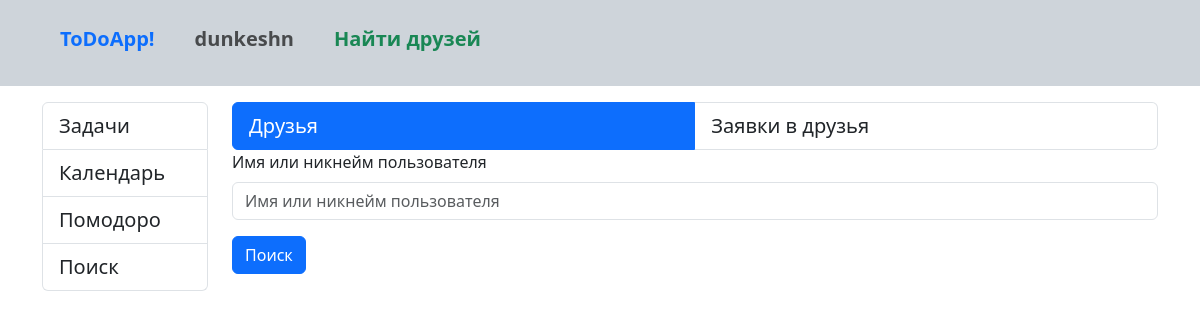
The page /friends/2 (signed in) on the database as committed earlier.
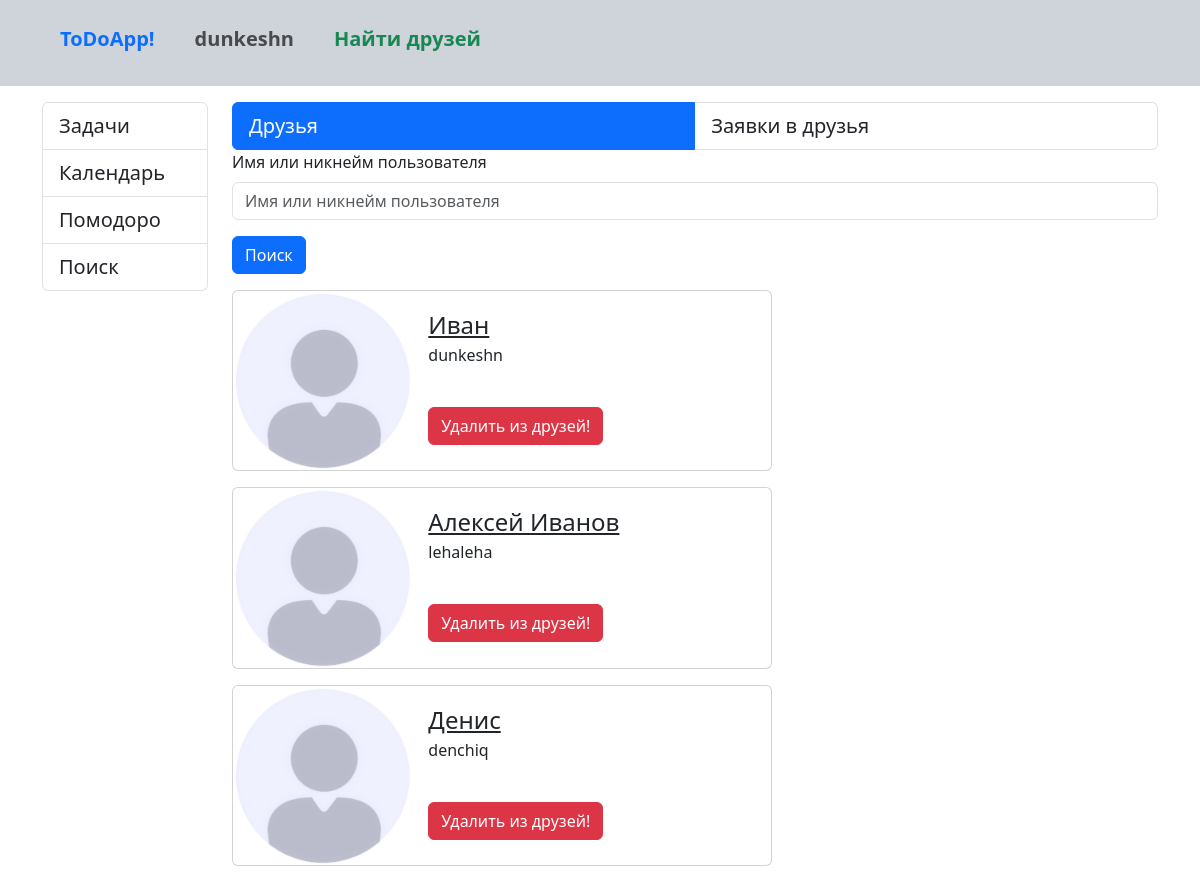
The same page on the database as committed later.
### core/models.py (models this page shows, shortened)
class Users(AbstractUser):
    first_name = models.CharField(max_length=100,
                                  verbose_name='Имя')
    last_name = models.CharField(max_length=100,
                                 blank=True,
                                 verbose_name='Фамилия')
    username = models.CharField(max_length=100,
                                unique=True,
                                verbose_name='Никнейм')
    email = models.CharField(max_length=100,
                             unique=True,
                             verbose_name='Почта')
    about = models.TextField(blank=True,
                             verbose_name='О себе')
    date_of_birth = models.DateField(null=True,
                                     blank=True,
                                     verbose_name='Дата рождения')
    picture = models.ImageField(upload_to='pictures',
                                null=True,
                                blank=True,
                                default='pictures/default.jpg',
                                verbose_name='Фото')
    friends = models.ManyToManyField('self',
                                     blank=True,
                                     verbose_name='Друзья',
                                     symmetrical=False)
    password = models.CharField(max_length=100,
                                verbose_name='Пароль')
    class Meta:
        verbose_name = 'Пользователь'
        verbose_name_plural = 'Пользователи'
        ordering = ['email']

### core/views.py (the view)
# urls.py: path('friends/<int:user_id>', UserFriends.as_view(), name='user_friends'),
class UserFriends(LoginRequiredMixin,
                     TemplateView):
    template_name = 'core/user_friends.html'
    model = models.Users
    context_object_name = 'user_friends'
    def get_filters(self):
        return filters.Users(self.request.GET)
    def get_queryset(self):
        return self.get_filters().qs
    def get_context_data(self, *, object_list=None, **kwargs):
        context = super().get_context_data()
        user_id = self.kwargs.get('user_id')
        user = models.Users.objects.get(
            id=user_id)
        friends = user.friends.all()
        context['authuser'] = self.request.user
        context['user'] = user
        context['users'] = self.get_queryset().filter(id__in=friends.values_list('id', flat=True))
        context['filters'] = self.get_filters()
        return context

### core/templates/core/user_friends.html (shortened to what this page needs)
{% extends "base.html" %}
{% load django_bootstrap5 %}
{% block sidebar %}
<div class="col-md-2">
    <div class="list-group">
        <a type="button" href="{% url 'tasks' %}" class="list-group-item list-group-item-action fs-5">Задачи</a>
        <a type="button" href="{% url 'calendar' %}" class="list-group-item list-group-item-action fs-5">Календарь</a>
        <a type="button" href="{% url 'pomodoro' %}" class="list-group-item list-group-item-action fs-5">Помодоро</a>
        <a type="button" href="{% url 'search' %}" class="list-group-item list-group-item-action fs-5">Поиск</a>
    </div>
</div>
{% endblock %}
{% block content %}
<div class="col-md-10">
    <div class="list-group list-group-horizontal">
        <a type="button" href="{% url 'user_friends' user.id %}" class="list-group-item list-group-item-action active fs-5">Друзья</a>
        <a type="button" href="{% url 'user_invites' user.id %}" class="list-group-item list-group-item-action fs-5">Заявки в друзья</a>
    </div>
    <div class="mb-3">
        <form method="get">
            {% bootstrap_form filters.form %}
            <button type="submit" class="btn btn-primary">Поиск</button>
        </form>
    </div>
    {% for user in users %}
    <div class="card mb-3" style="max-width: 540px;">
        <div class="row g-0">
            <div class="col-md-4">
                <img src="{{ user.picture.url }}" class="img-fluid rounded-start" alt="someone">
            </div>
            <div class="col-md-8">
                <div class="card-body">
                    <a href="{% url 'profile' user.id %}" class="card-title fs-4">{{ user.first_name }} {{ user.last_name }}</a>
                    <p class="card-text">{{ user.username }}</p>
                    <a href="{% url 'delete_friend' user.id %}" type="button" class="btn btn-danger mt-4">Удалить из друзей!</a>
                </div>
            </div>
        </div>
    </div>
    {% endfor %}
</div>
{% endblock %}

### templates/inc/_navbar.html (shortened to what this page needs)
<nav class="pt-3 pb-4 navbar navbar-expand-lg bg-dark-subtle">
    <div class="container-fluid ms-5">
        <a class="navbar-brand text-primary fw-bolder" href="{% url 'home' %}">ToDoApp!</a>
        <div class="collapse navbar-collapse ms-3 fs-5 text-dark" id="navbarSupportedContent">
            <ul class="navbar-nav me-auto mb-2 mb-lg-0">
                <li class="nav-item dropdown">
                    <a class="nav-link fw-bolder" href="#" role="button" data-bs-toggle="dropdown"
                       aria-expanded="false">
                        {{ authuser.username }}
                    </a>
                </li>
                <a class="nav-link ms-4 fw-bolder text-success" href="{% url 'find_friends' %}">Найти друзей</a>
            </ul>
        </div>
    </div>
</nav>

Rows that differ between the two databases and show on the page:
now on one of the page's lists (row edited): Users: first_name "Иван", username "dunkeshn"
now on this page (row edited): Users: picture (placeholder picture), first_name "Алексей", last_name "Иванов", username "lehaleha"
now on this page (row edited): Users: picture (placeholder picture), first_name "Денис", username "denchiq"
